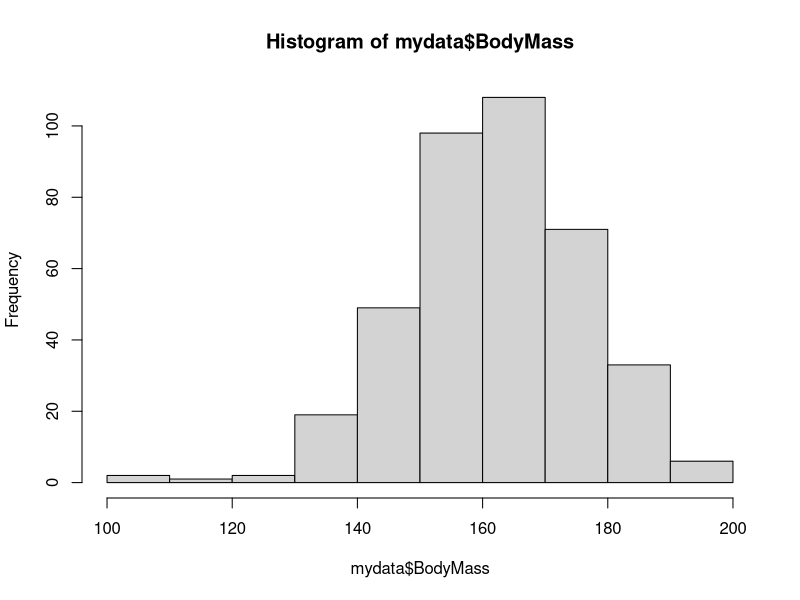
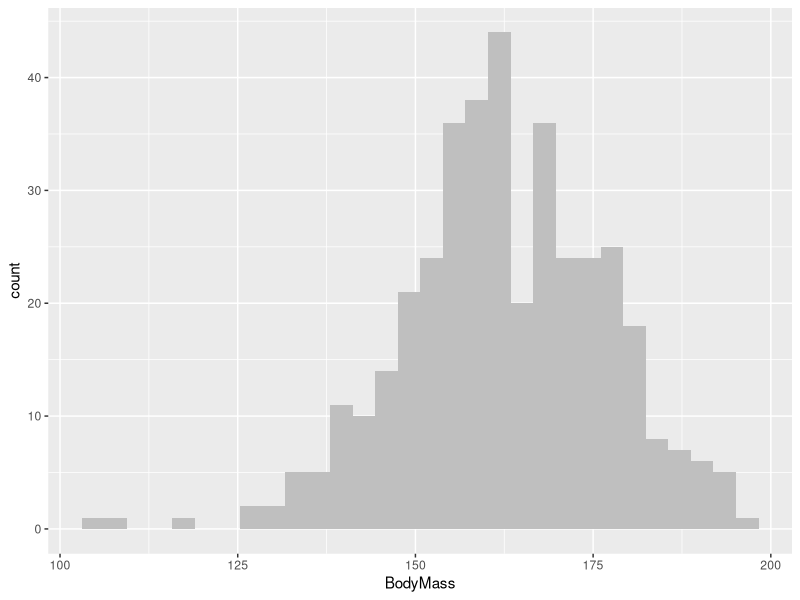
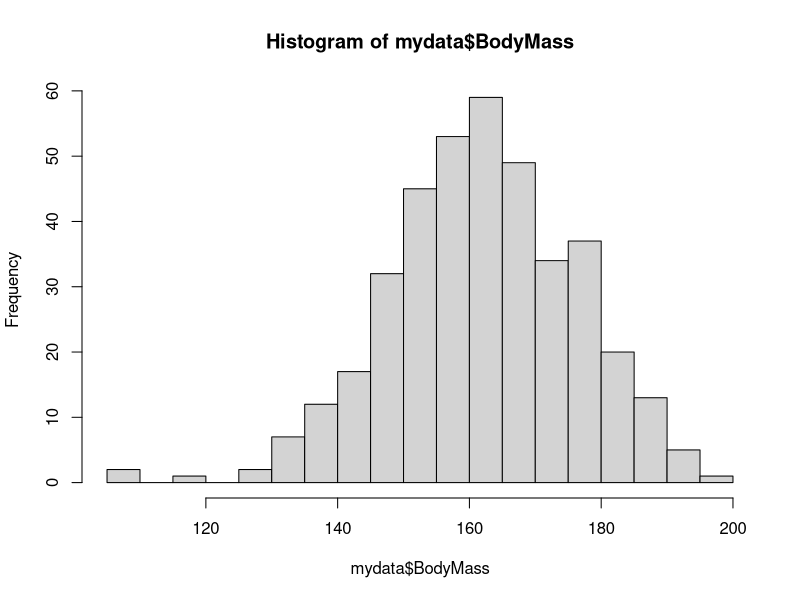
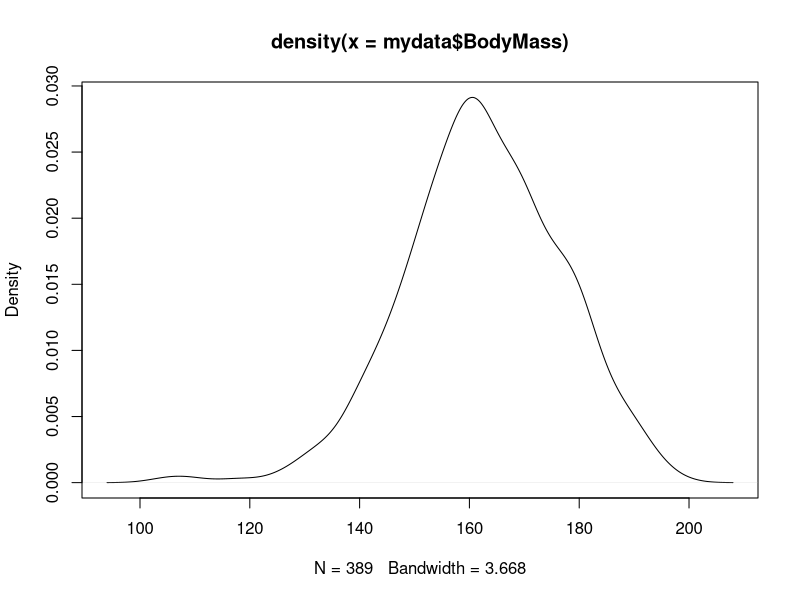
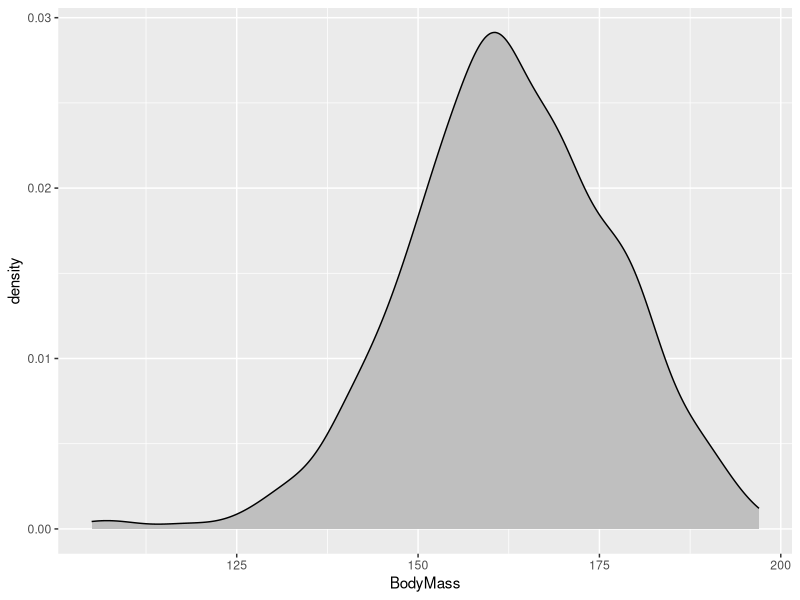
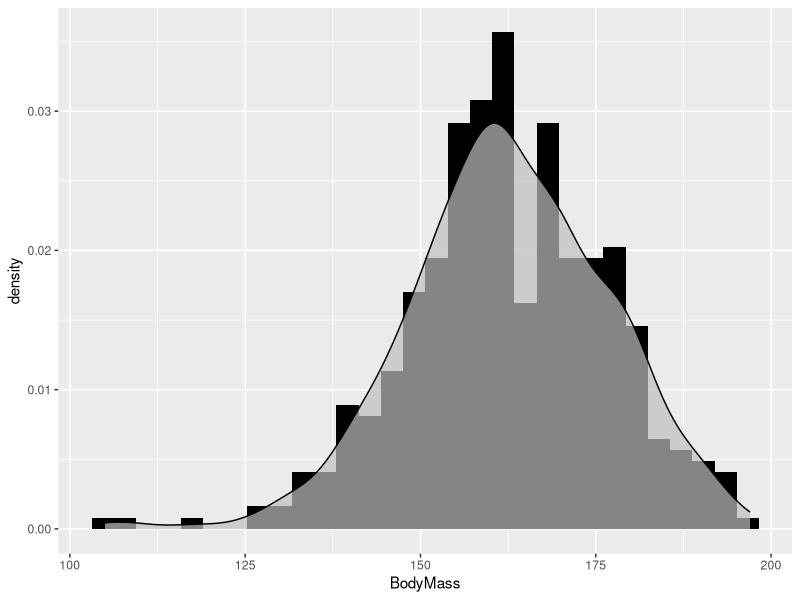
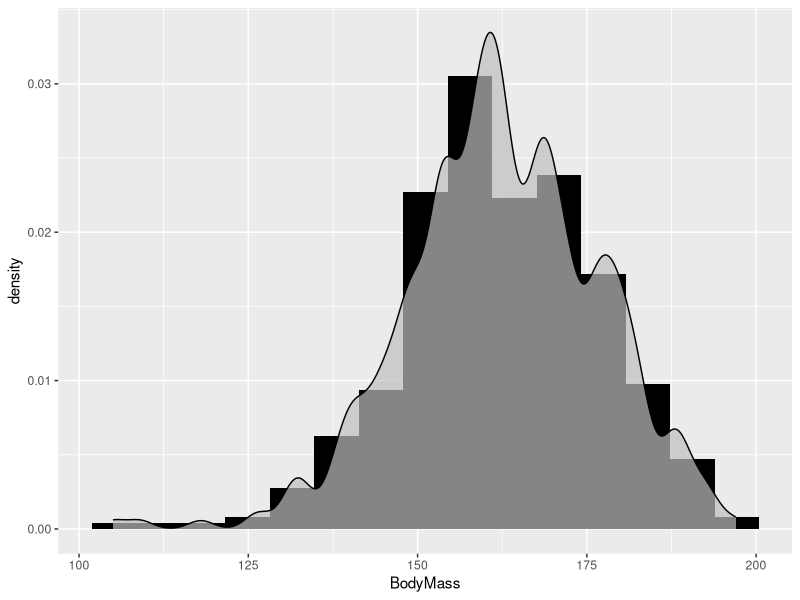
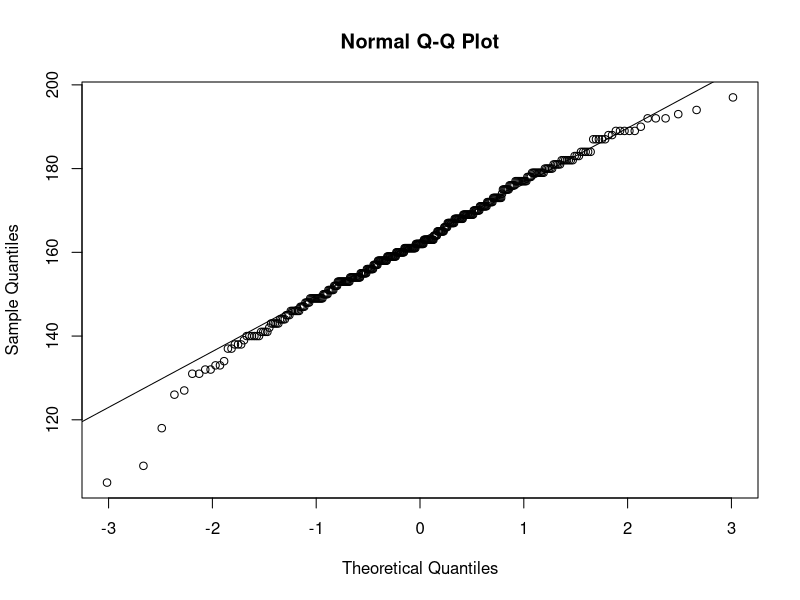

Recreate these plots in R, in order.

######### Deskriptív statisztika #########

#### Egy folytonos változó jellemzése #####
# Dataset: falcon.csv


## Csomagok 
library(tidyverse)
library(RcmdrMisc)

## Adatbeolvasás:

# base R megoldás példa

mydata <- read.table("falcon.csv", 
                     h=T,
                     sep=",")

class(mydata)
str(mydata)
# readR megoldás példa

mydata_tbl <- read_delim("falcon.csv", delim = ",")
class(mydata_tbl)
str(mydata_tbl)


#mindkettő generikus, van speciális esetük is read.csv, read_csv2 read_ csv, read_tsv. 
# bővebben itt : https://readr.tidyverse.org

## helyzeti mutatók

mydata %>% 
  summarise(atlag = mean(BodyMass),
            median = median(BodyMass))

# Módusz egy kicsit nehezebb eset mert nincs ilyen base függvény(!)
# kell csinálni egyet:

Mode <- function(x, na.rm = FALSE) {
  if(na.rm){
    x = x[!is.na(x)]
  }
  
  ux <- unique(x)
  return(ux[which.max(tabulate(match(x, ux)))])
}

# Most már lehet használni
mydata %>% 
  summarise(atlag = mean(BodyMass),
            median = median(BodyMass),
            modusz = Mode(BodyMass))

# kvantiliseket is lehet

quantile(mydata$BodyMass)
quantile(mydata$BodyMass,probs = 0.25)


 mydata %>% 
  summarise(atlag = mean(BodyMass),
          median = median(BodyMass),
          modusz = Mode(BodyMass),
          elso_kvartilis = quantile(BodyMass,probs = 0.25)
)

 
# a ha nem kell a dplyr akkor a legegyszerubb megoldas talan ez:

numSummary(mydata$BodyMass)

## szóródási mutatók

mydata %>% 
  summarise(sd = sd(BodyMass),
            IQR = IQR(BodyMass),
            MAD = mad(BodyMass),
  )
# a terjedelem trükösebb:

range(mydata$BodyMass)

range(mydata$BodyMass)[2]

mydata %>% 
  summarise(sd = sd(BodyMass),
            IQR = IQR(BodyMass),
            MAD = mad(BodyMass),
            minimum = min(BodyMass),
            maximum = max(BodyMass)
  )
## Csoprtosítás
# dplyr előnye hogy az egyszerű bonyolult a bonyolult viszont egyszerűbb


mydata %>% 
  group_by(Sex) %>% 
  summarise(atlag = mean(BodyMass),
            median = median(BodyMass),
            modusz = Mode(BodyMass)
  )

# több csoport kombinációval
mydata %>% 
  group_by(Sex,Area) %>% 
  summarise(atlag = mean(BodyMass),
            median = median(BodyMass),
            modusz = Mode(BodyMass)
  ) 

# több csoport és több változóval:

mydata %>% 
  group_by(Sex,Area) %>% 
  summarise(across(c(BodyMass,WBone),
            list(atlag = mean,
                 median = median))) 

# részletesebben itt: https://www.tidyverse.org/blog/2020/04/dplyr-1-0-0-colwise/


## Ábrák egy változóra

# histogram
hist(mydata$BodyMass)

mydata %>% 
  ggplot(aes(x=BodyMass))+
  geom_histogram(fill="grey75")

hist(mydata$BodyMass,
     breaks = 30)

# simított hisztogram
plot(density(mydata$BodyMass))

mydata %>% 
  ggplot(aes(x=BodyMass))+
  geom_density(fill="grey75")

# a hisztogram és a simított hisztogram együtt

mydata %>% 
  ggplot(aes(x=BodyMass,
             y=..density..))+
  geom_histogram(fill="black")+
  geom_density(fill="grey75",
               alpha=0.7)


mydata %>% 
  ggplot(aes(x=BodyMass,
             y=..density..))+
  geom_histogram(bins=15,
                 fill="black")+
  geom_density(fill="grey75",
               alpha=0.7,
               adjust=0.5)

# qqplot
qqnorm(mydata$BodyMass)
qqline(mydata$BodyMass)

mydata %>% 
  ggplot(aes(sample=BodyMass))+
  geom_qq()+
  geom_qq_line()
             
#kombinálva is gyakran szokták használni

mydata %>% 
  ggplot(aes(sample=BodyMass))+
  geom_qq()+
  geom_qq_line() -> histo

mydata %>% 
  ggplot(aes(x=BodyMass,
             y=..density..))+
  geom_histogram(fill="black")+
  geom_density(fill="grey75",
               alpha=0.7)-> qq


library(patchwork)
histo+(qq+coord_flip())

# boxplot, violinplot

with(mydata, boxplot(BodyMass,
                     ylab="BodyMass"))

bplot <- with(mydata,boxplot.stats(BodyMass))

mydata %>% ggplot(aes(y=BodyMass))+
  geom_boxplot(notch = F)

mydata %>% ggplot(aes(y=BodyMass,
                      x=Sex))+
  geom_boxplot(notch = T)

#violinplot
mydata %>% ggplot(aes(y=BodyMass,
                      x=Sex))+
  geom_violin(fill="grey75")+
  geom_boxplot(notch = F,
               width = 0.1)

## származtatott változók készítése, transzformálás


#### Egy kategoriális változó jellemzése #####
#Dataset: falcon.csv

# kontingencia tábla
# prop. table
# mosaicplot
